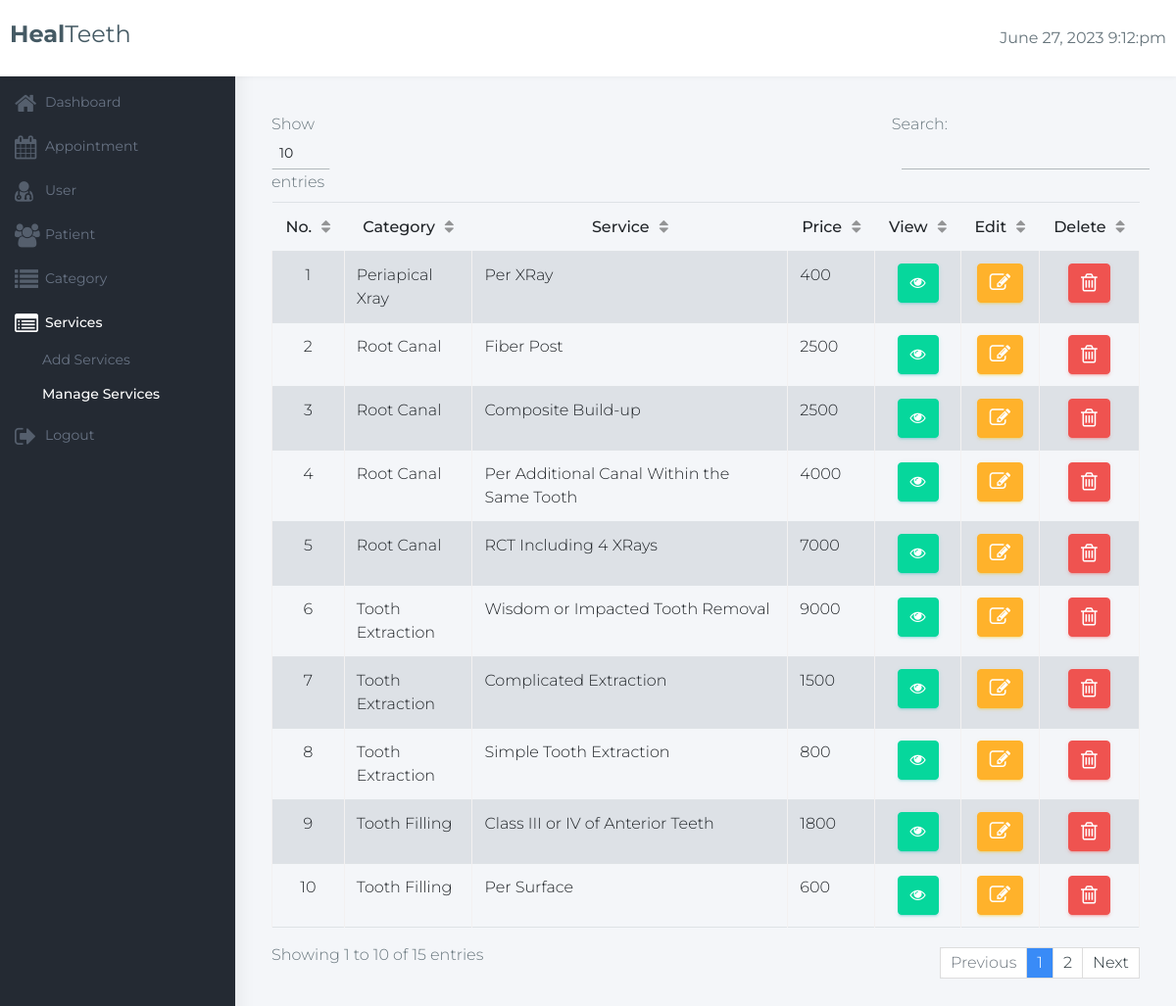
The page /manage_services.php (signed in) on the database its author committed.
### tables this page shows
CREATE TABLE `services` (
  `service_id` int(11) NOT NULL,
  `category_id` int(11) NOT NULL,
  `service_name` varchar(100) NOT NULL,
  `service_price` varchar(100) NOT NULL
);

CREATE TABLE `category` (
  `category_id` int(11) NOT NULL,
  `category_name` varchar(55) NOT NULL,
  `descr` varchar(55) NOT NULL,
  `image` varchar(150) NOT NULL
);

### manage_services.php (the view, shortened to what this page needs)
<?php
include('config.php');
?>
<!DOCTYPE html>
<html lang="en">
  <head>
    <link
      href="assets/plugins/bootstrap/css/bootstrap.min.css"
      rel="stylesheet"
    />
    <link href="css/style.css" rel="stylesheet" />
    <link href="css/colors/default-dark.css" id="theme" rel="stylesheet" />
    <link rel="stylesheet" href="assets/plugins/font-awesome/css/font-awesome.min.css">
  </head>
  <body class="fix-header card-no-border fix-sidebar">
      <?php
        include 'includes/topheader.php';
        include 'includes/sidebar_doctor.php';
      ?>
      <div class="page-wrapper">
        <div class="container-fluid">
          <div class="container">
        <table class="table table-bordered table-striped table-hover" id="myTable">
        <thead>
            <tr>
               <th class="text-center" scope="col">No.</th>
                <th class="text-center" scope="col">Category</th>
                <th class="text-center" scope="col">Service</th>
                 <th class="text-center" scope="col">Price</th>
                <th class="text-center" scope="col">View</th>
                <th class="text-center" scope="col">Edit</th>
                <th class="text-center" scope="col">Delete</th>
            </tr>
        </thead>
            <?php
            $get_data = "SELECT * FROM services INNER JOIN category ON services.category_id=category.category_id order by 1 desc";
            $run_data = mysqli_query($con,$get_data);
            $i = 0;
            while($row = mysqli_fetch_array($run_data))
            {
                $sl = ++$i;
                $id = $row['service_id'];
                $category_name = $row['category_name'];
                $service_name = $row['service_name'];
                $service_price = $row['service_price'];
                echo "
                <tr>
                <td class='text-center'>$sl</td>
                <td class='text-left'>$category_name</td>
                <td class='text-left'>$service_name</td>
                <td class='text-left'>$service_price</td>
                <td class='text-center'>
                    <span>
                    <a href='#' class='btn btn-success mr-3 profile' data-toggle='modal' data-target='#view$id' title='Prfile'><i class='fa fa-eye' aria-hidden='true'></i></a>
                    </span>
                </td>
                <td class='text-center'>
                    <span>
                    <a href='#' class='btn btn-warning mr-3 edituser' data-toggle='modal' data-target='#edit$id' title='Edit'><i class='fa fa-pencil-square-o fa-lg'></i></a>
                    </span>
                </td>
                <td class='text-center'>
                    <span>
                        <a href='#' class='btn btn-danger deleteuser' title='Delete'>
                             <i class='fa fa-trash-o fa-lg' data-toggle='modal' data-target='#$id' style='' aria-hidden='true'></i>
                        </a>
                    </span>
                </td>
            </tr>
                ";
            }
            ?>
        </table>
    </div>
<?php
$get_data = "SELECT * FROM services INNER JOIN category ON services.category_id=category.category_id";
$run_data = mysqli_query($con,$get_data);
while($row = mysqli_fetch_array($run_data))
{
    $id = $row['service_id'];
    $cc_name = $row['category_name'];
    $ss_name = $row['service_name'];
    $ss_price = $row['service_price'];
    echo "
<div id='edit$id' class='modal fade' role='dialog'>
  <div class='modal-dialog'>
    <div class='modal-content'>
      <div class='modal-header'>
             <button type='button' class='close' data-dismiss='modal'>&times;</button>
             <h4 class='modal-title text-center'>Edit Category</h4>
      </div>
      <div class='modal-body'>
        <form action='edit_service.php?service_id=$id' method='post' enctype='multipart/form-data'>
        <div class='form-row'>
            <div class='form-group col-md-12'>
                <label for='c_name'>Category Name</label>
                <input type='text' class='form-control' name='ca_name' placeholder='Enter Category Name' value='$cc_name' disabled>
            </div>
            <div class='form-group col-md-12'>
                <label for='s_name'>Service Name</label>
                <input type='text' class='form-control' name='se_name' placeholder='Enter Email' value='$ss_name'>
            </div>
            <div class='form-group col-md-12'>
                <label for='s_price'>Description</label>
                <input type='text' class='form-control' name='se_price' placeholder='Enter Email' value='$ss_price'>
            </div>
        </div>
        <div class='modal-footer'>
             <input type='submit' name='submit' class='btn btn-info btn-large' value='Submit'>
             <button type='button' class='btn btn-secondary' data-dismiss='modal'>Close</button>
        </div>
        </form>
      </div>
    </div>
    </div>
    </div>
</div>
    ";
}
?>
  </body>
</html>

### css/colors/default-dark.css (style rules this page uses)
a { color: #398bf7; }

### rows shown on the page
services: sl "1", category.category_name "Periapical Xray", service_name "Per XRay", service_price "400"
services: sl "2", category.category_name "Root Canal", service_name "Fiber Post", service_price "2500"
services: sl "3", category.category_name "Root Canal", service_name "Composite Build-up", service_price "2500"
services: sl "4", category.category_name "Root Canal", service_name "Per Additional Canal Within the Same Tooth", service_price "4000"
services: sl "5", category.category_name "Root Canal", service_name "RCT Including 4 XRays", service_price "7000"
services: sl "6", category.category_name "Tooth Extraction", service_name "Wisdom or Impacted Tooth Removal", service_price "9000"
services: sl "7", category.category_name "Tooth Extraction", service_name "Complicated Extraction", service_price "1500"
services: sl "8", category.category_name "Tooth Extraction", service_name "Simple Tooth Extraction", service_price "800"
services: sl "9", category.category_name "Tooth Filling", service_name "Class III or IV of Anterior Teeth", service_price "1800"
services: sl "10", category.category_name "Tooth Filling", service_name "Per Surface", service_price "600"
